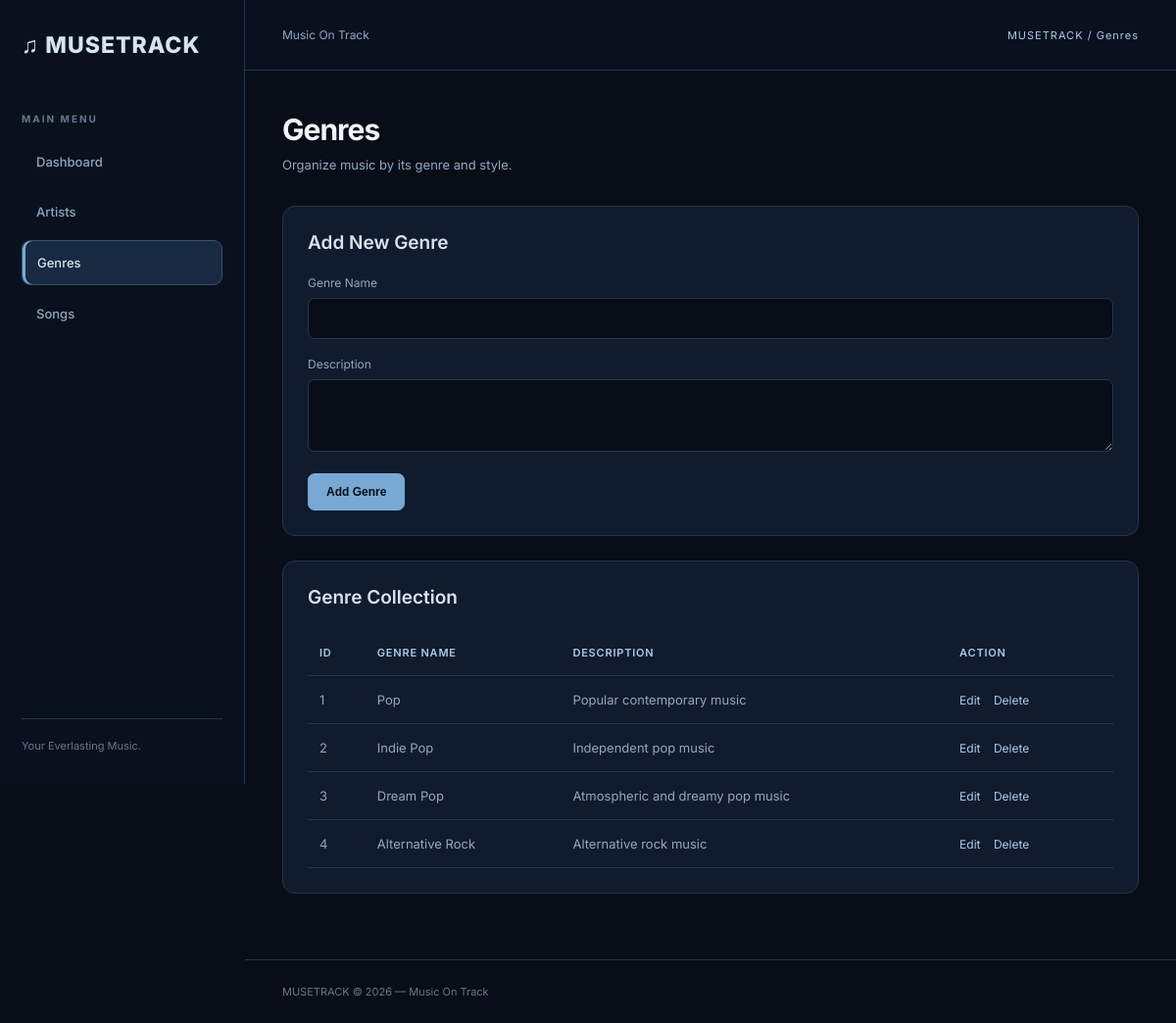
Screenshot of /view/genres.php with the database file from the repository.
### tables this page shows
CREATE TABLE `genres` (
  `id` int(11) NOT NULL,
  `genre_name` varchar(100) NOT NULL,
  `description` text DEFAULT NULL
);

### class/Genre.php (called while the page is built, shortened)
<?php
class Genre {
    private $conn;
    private $table = "genres";
    public function __construct($db) {
        $this->conn = $db;
    }
    public function getAll() {
        $sql = "SELECT * FROM " . $this->table;
        $stmt = $this->conn->prepare($sql);
        $stmt->execute();
        return $stmt->fetchAll();
    }
}
?>

### view/genres.php (the view, shortened to what this page needs)
<?php
require_once '../config/db.php';
require_once '../class/Genre.php';
$db = (new Database())->connect();
$genre = new Genre($db);
$genres = $genre->getAll();
include 'header.php';
?>
<h1>Genres</h1>
<p class="subtitle">Organize music by its genre and style.</p>
<div class="panel">
    <h2>Add New Genre</h2>
    <form method="POST">
        <div class="form-group">
            <label>Genre Name</label>
            <input type="text" name="genre_name" required>
        </div>
        <div class="form-group">
            <label>Description</label>
            <textarea name="description" rows="3"></textarea>
        </div>
        <button type="submit">Add Genre</button>
    </form>
</div>
<div class="panel">
    <h2>Genre Collection</h2>
    <table>
        <thead>
            <tr>
                <th>ID</th>
                <th>Genre Name</th>
                <th>Description</th>
                <th>Action</th>
            </tr>
        </thead>
        <tbody>
        <?php foreach ($genres as $item): ?>
            <tr>
                <td><?= htmlspecialchars($item['id']) ?></td>
                <td><?= htmlspecialchars($item['genre_name']) ?></td>
                <td><?= htmlspecialchars($item['description'] ?? '') ?></td>
                <td>
                    <a class="action-link"
                       href="edit_genre.php?id=<?= $item['id'] ?>">
                       Edit
                    </a>
                    <a class="action-link"
                       href="genres.php?delete=<?= $item['id'] ?>"
                       onclick="return confirm('Delete this genre?')">
                       Delete
                    </a>
                </td>
            </tr>
        <?php endforeach; ?>
        </tbody>
    </table>
</div>
<?php include 'footer.php'; ?>

### style.css (style rules this page uses)
:root { --background: #080D18; --sidebar: #0A111E; --surface: #101B2D; --surface-light: #172A42; --border: #23364D; --primary: #D5E4F2; --accent: #A9C9E5; --accent-soft: #78A9D4; --text: #F0F5FA; --text-secondary: #91A7BF; --muted: #64788F; --success: #8ECDB5; --danger: #E58C98; }
* { margin: 0; padding: 0; box-sizing: border-box; }
body { font-family: 'Inter', sans-serif; background: var(--background); color: var(--text); min-height: 100vh; }
h1 { font-size: 30px; font-weight: 700; letter-spacing: -1px; margin-bottom: 10px; }
h2 { font-size: 19px; font-weight: 600; }
.subtitle { color: var(--text-secondary); font-size: 13px; margin-bottom: 34px; }
.panel { background: var(--surface); border: 1px solid var(--border); border-radius: 13px; padding: 25px; margin-bottom: 25px; }
.panel h2 { margin-bottom: 22px; color: var(--primary); }
table { width: 100%; border-collapse: collapse; text-align: left; }
th { color: var(--accent); font-size: 11px; text-transform: uppercase; letter-spacing: 0.8px; font-weight: 600; }
th, td { padding: 16px 12px; border-bottom: 1px solid var(--border); }
td { color: var(--text-secondary); font-size: 13px; }
button, .btn { display: inline-block; background: var(--accent-soft); color: #080D18; border: 1px solid var(--accent-soft); padding: 11px 18px; border-radius: 7px; font-size: 12px; font-weight: 700; cursor: pointer; text-decoration: none; transition: 0.2s ease; }
.form-group { margin-bottom: 18px; }
.form-group label { display: block; color: var(--text-secondary); font-size: 12px; margin-bottom: 8px; }
input, select, textarea { width: 100%; padding: 12px 14px; background: var(--background); border: 1px solid var(--border); border-radius: 7px; color: var(--text); font-family: inherit; font-size: 13px; outline: none; }
.action-link { color: var(--accent); text-decoration: none; margin-right: 10px; font-size: 12px; }

### rows the page displays
genres: id "1", genre_name "Pop", description "Popular contemporary music"
genres: id "2", genre_name "Indie Pop", description "Independent pop music"
genres: id "3", genre_name "Dream Pop", description "Atmospheric and dreamy pop music"
genres: id "4", genre_name "Alternative Rock", description "Alternative rock music"

### other values shown
$pageTitle "Genres"
